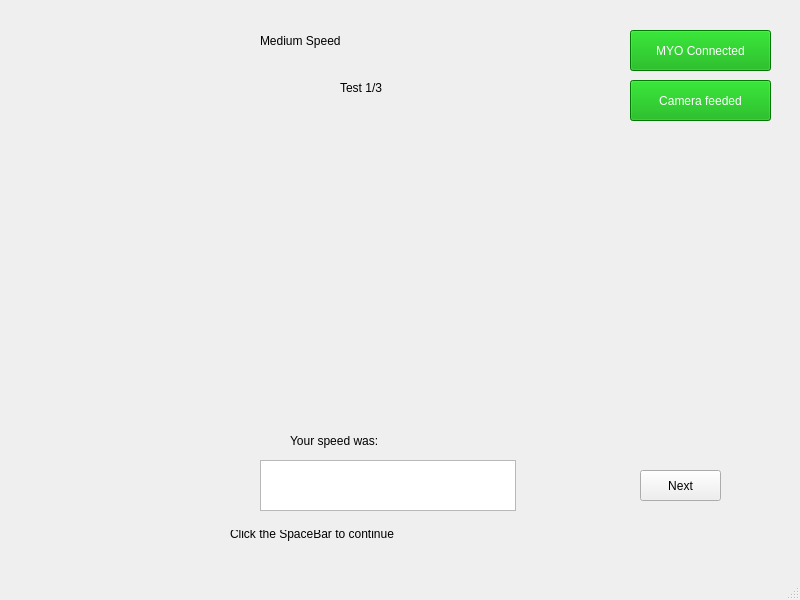
<?xml version="1.0" encoding="UTF-8"?>
<ui version="4.0">
 <class>MainWindow</class>
 <widget class="QMainWindow" name="MainWindow">
  <property name="geometry">
   <rect>
    <x>0</x>
    <y>0</y>
    <width>800</width>
    <height>600</height>
   </rect>
  </property>
  <property name="windowTitle">
   <string>MainWindow</string>
  </property>
  <widget class="QWidget" name="centralwidget">
   <widget class="QLabel" name="label_4">
    <property name="geometry">
     <rect>
      <x>290</x>
      <y>430</y>
      <width>191</width>
      <height>21</height>
     </rect>
    </property>
    <property name="styleSheet">
     <string notr="true">font: 75 18pt &quot;Arial&quot;;</string>
    </property>
    <property name="text">
     <string>Your speed was:</string>
    </property>
   </widget>
   <widget class="QLabel" name="label_3">
    <property name="geometry">
     <rect>
      <x>340</x>
      <y>80</y>
      <width>81</width>
      <height>16</height>
     </rect>
    </property>
    <property name="styleSheet">
     <string notr="true">font: 75 16pt &quot;Arial&quot;;</string>
    </property>
    <property name="text">
     <string>Test 1/3</string>
    </property>
   </widget>
   <widget class="QLabel" name="label_2">
    <property name="geometry">
     <rect>
      <x>260</x>
      <y>10</y>
      <width>281</width>
      <height>61</height>
     </rect>
    </property>
    <property name="styleSheet">
     <string notr="true">font: 75 28pt &quot;Arial&quot;;</string>
    </property>
    <property name="text">
     <string>Medium Speed</string>
    </property>
   </widget>
   <widget class="QLabel" name="label">
    <property name="geometry">
     <rect>
      <x>230</x>
      <y>530</y>
      <width>411</width>
      <height>21</height>
     </rect>
    </property>
    <property name="styleSheet">
     <string notr="true">font: 75 18pt &quot;Arial&quot;;</string>
    </property>
    <property name="text">
     <string>Click the SpaceBar to continue
</string>
    </property>
   </widget>
   <widget class="QLabel" name="label_5">
    <property name="geometry">
     <rect>
      <x>120</x>
      <y>120</y>
      <width>500</width>
      <height>300</height>
     </rect>
    </property>
    <property name="text">
     <string/>
    </property>
   </widget>
   <widget class="QPushButton" name="btn_camera">
    <property name="geometry">
     <rect>
      <x>630</x>
      <y>80</y>
      <width>141</width>
      <height>41</height>
     </rect>
    </property>
    <property name="layoutDirection">
     <enum>Qt::LeftToRight</enum>
    </property>
    <property name="autoFillBackground">
     <bool>false</bool>
    </property>
    <property name="styleSheet">
     <string notr="true">background-color: rgb(0, 170, 0);
color: rgb(255, 255, 255);</string>
    </property>
    <property name="text">
     <string>Camera feeded</string>
    </property>
   </widget>
   <widget class="QPushButton" name="btn_myo">
    <property name="geometry">
     <rect>
      <x>630</x>
      <y>30</y>
      <width>141</width>
      <height>41</height>
     </rect>
    </property>
    <property name="autoFillBackground">
     <bool>false</bool>
    </property>
    <property name="styleSheet">
     <string notr="true">background-color: rgb(0, 170, 0);
color: rgb(255, 255, 255);</string>
    </property>
    <property name="text">
     <string>MYO Connected</string>
    </property>
   </widget>
   <widget class="QPushButton" name="pushButton">
    <property name="geometry">
     <rect>
      <x>640</x>
      <y>470</y>
      <width>81</width>
      <height>31</height>
     </rect>
    </property>
    <property name="text">
     <string>Next</string>
    </property>
    <property name="autoDefault">
     <bool>true</bool>
    </property>
   </widget>
   <widget class="QTextBrowser" name="textBrowser">
    <property name="geometry">
     <rect>
      <x>260</x>
      <y>460</y>
      <width>256</width>
      <height>51</height>
     </rect>
    </property>
   </widget>
  </widget>
  <widget class="QMenuBar" name="menubar">
   <property name="geometry">
    <rect>
     <x>0</x>
     <y>0</y>
     <width>800</width>
     <height>22</height>
    </rect>
   </property>
  </widget>
  <widget class="QStatusBar" name="statusbar"/>
 </widget>
 <resources/>
 <connections/>
</ui>
